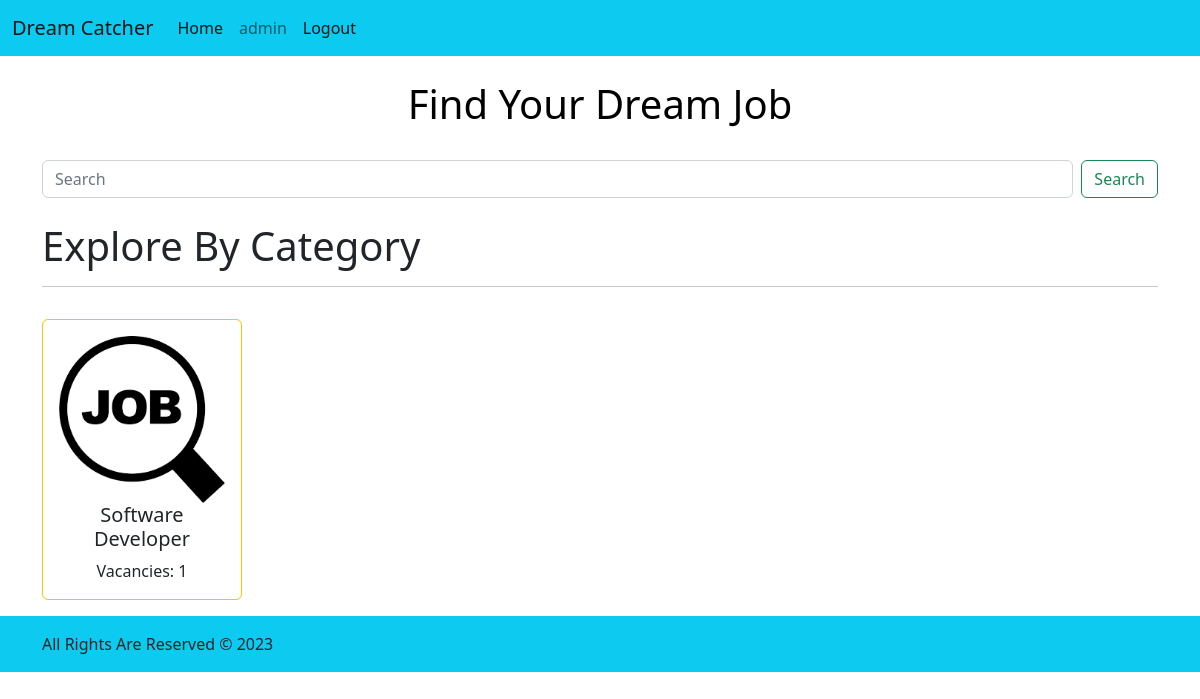
The app's page / (signed in) with its own data.
### core/models.py (models this page shows, shortened)
class Category(models.Model):
    name = models.CharField(max_length=64)
    no_of_vacancy = models.IntegerField()
    image = models.ImageField(
        upload_to="core/category/image/", default="default/logo.png"
    )
    parent = models.ForeignKey("self", on_delete=models.CASCADE, blank=True, null=True)

### core/views.py (the view)
# urls.py: path("", views.HomeView.as_view(),name="home"),
class HomeView(views.TemplateView):
    template_name = "core/home.html"
    def get_context_data(self, **kwargs):
        context = super().get_context_data(**kwargs)
        catergories = models.Category.objects.all()
        context["categories"] = catergories
        context.update(common_data)
        return context

### templates/core/home.html (shortened to what this page needs)
{% extends 'base.html' %} {% block content %}
<br />
<div class="container">
  <div class="text-black text-center">
    <h1>Find Your Dream Job</h1>
  </div>
  <br />
  <div>
    <form action="{% url 'core:search' %}" class="d-flex" method="get" role="search">
      <input
        class="form-control me-2"
        type="search"
        name="keyword"
        placeholder="Search"
        aria-label="Search"
      />
      <button class="btn btn-outline-success" type="submit">Search</button>
    </form>
  </div>
</div>
<br />
<div class="container-lg d-flex flex-column gap-3 pb-3">
  <div class="row">
    <div class="col">
      <h1>Explore By Category</h1>
      <hr />
    </div>
  </div>
  <div class="row row-cols-2">
    {% for category in categories %}
    <div class="col">
        <a href="{% url 'core:jobpost_list_by_category' category.id %}" class="link">
            <div
            class="card text-center border-warning"
            style="width: 200px; height: auto"
            >
            <div class="card-body">
                <img src="{{category.image}}" class="card-img-top" alt="..." />
                <h5 class="card-title">{{category.name}}</h5>
                <p class="card-text">Vacancies: {{category.no_of_vacancy}}</p>
            </div>
        </a>
      </div>
    </div>
    {% empty%}
    <div class="col">
      <div class="card_body">
        <h5 class="card-title">No category found!</h5>
      </div>
    </div>
    {% endfor %}
  </div>
{% endblock content %}

### templates/partials/navbar.html (shortened to what this page needs)
<nav class="navbar navbar-expand-lg bg-info">
  <div class="container-fluid">
    <a class="navbar-brand" href="#">Dream Catcher</a>
    <div class="collapse navbar-collapse" id="navbarNavAltMarkup">
      <div class="navbar-nav">
        <a
          class="nav-link active"
          aria-current="page"
          href="{% url 'core:home' %}"
          >Home</a
        >
        {% if user.is_authenticated %}
        {% if user.profilemodel.id %}
        <a
          class="nav-link"
          href="{% url 'accounts:profile_detail' user.profilemodel.id %}"
          >{{user}}</a
        >
        {% else %}
        <a class="nav-link" href="{% url 'accounts:profile_create' %}"
          >{{user}}</a
        >
        {% endif %}
        <a
          class="nav-link active"
          aria-current="page"
          href="{% url 'accounts:logout' %}"
          >Logout</a
        >
        {% endif %}
        <a class="nav-link" href="#"></a>
        <a class="nav-link" href="#"></a>
        <a class="nav-link disabled"></a>
      </div>
    </div>
  </div>
</nav>

### static/css/style.css (style rules this page uses)
.link { color: inherit; text-decoration: none; transition: all 0.5s ease-in-out; }

### records on screen
Category: image (picture), name "Software Developer", no_of_vacancy "1"

### other values on screen
{{ user }} "admin"
